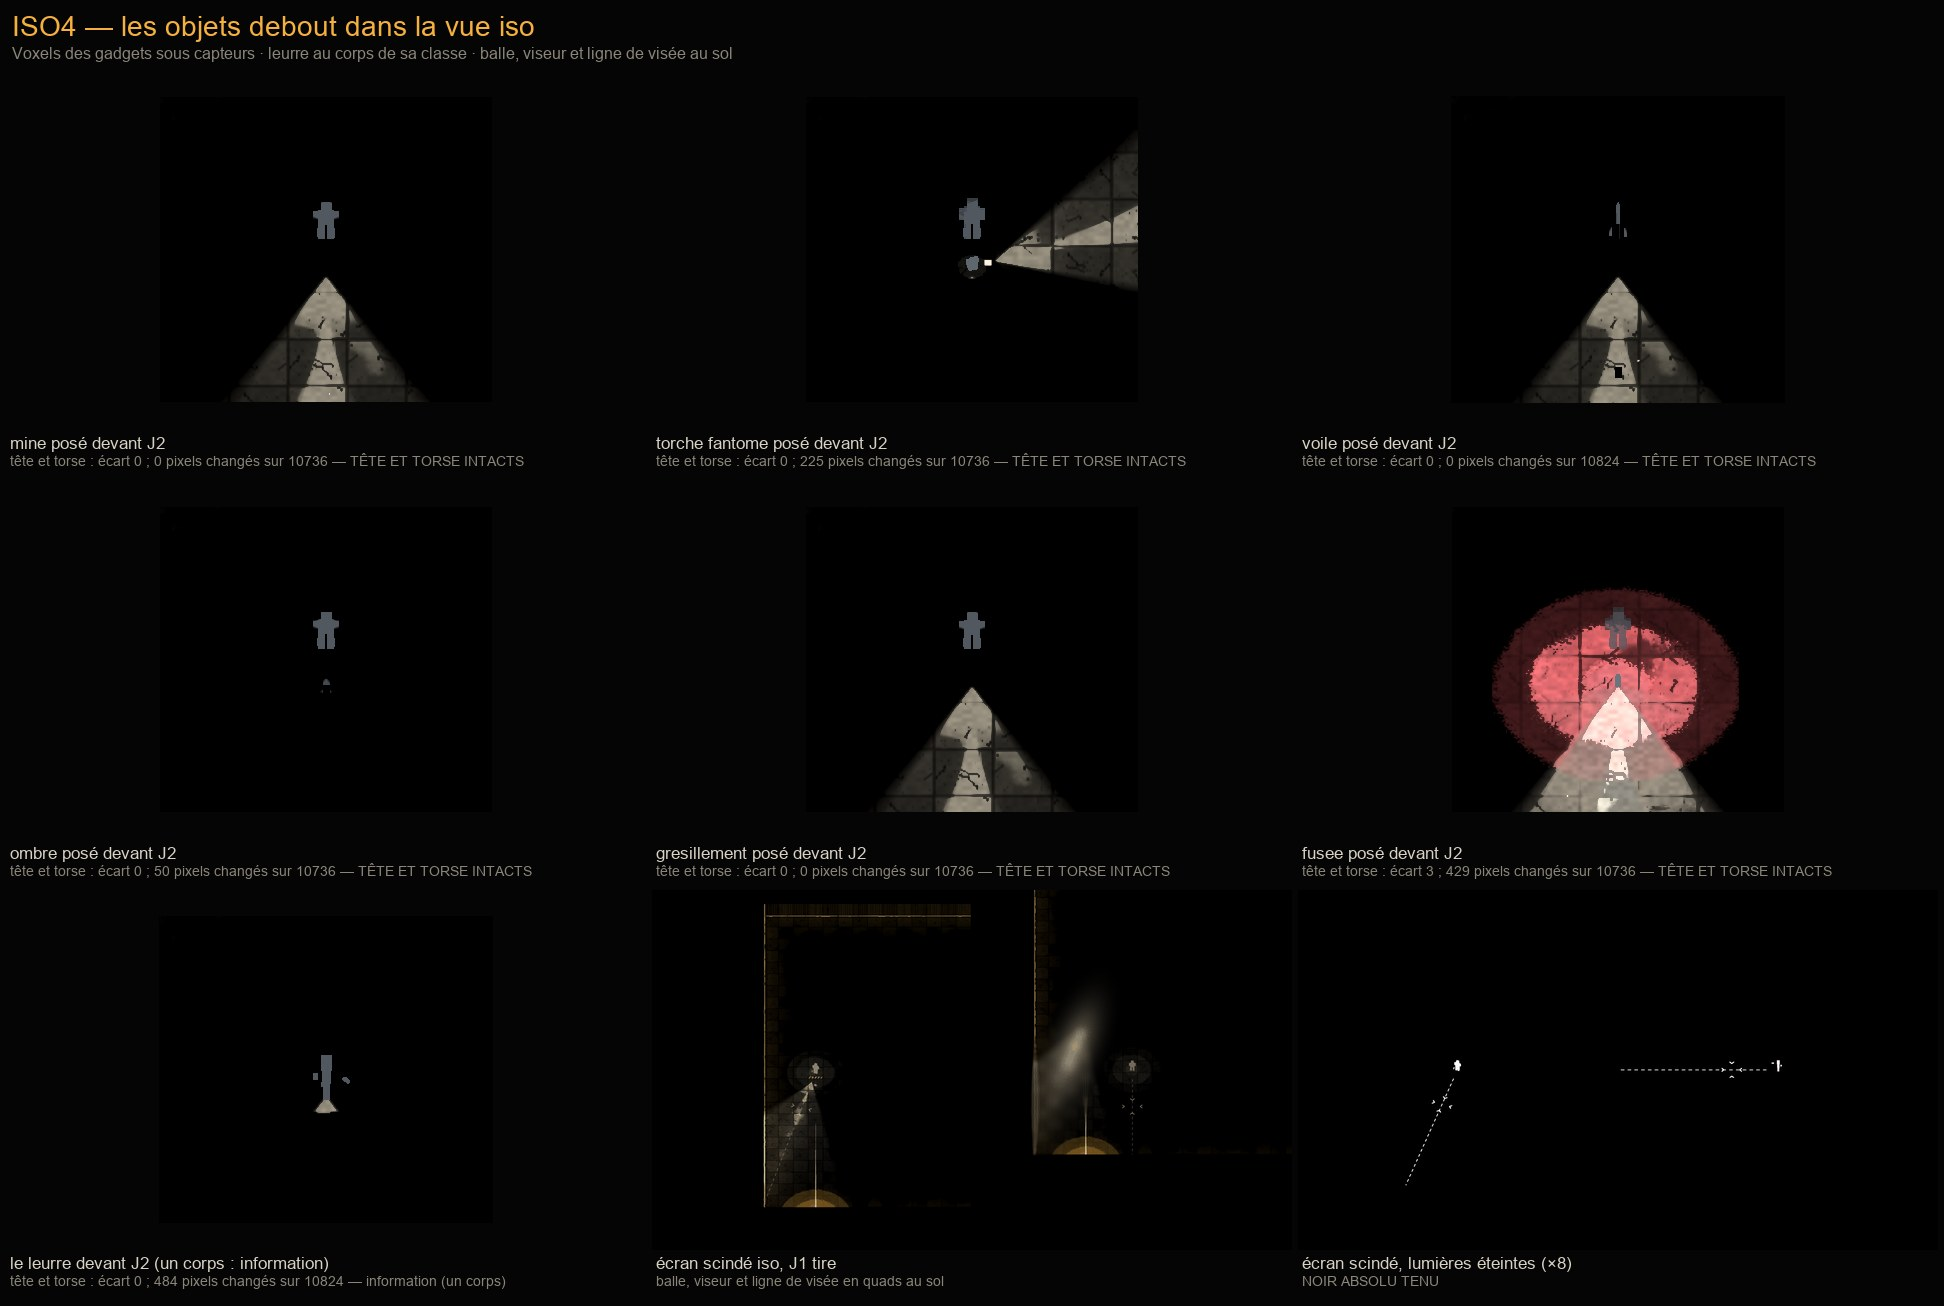

This chart was generated by the following Python code:
#!/usr/bin/env python3
"""Planche d'ISO4 : les objets debout, le leurre, la balle, le viseur et la ligne de visée dans la vue iso.

Usage : python3 docs/iso/planche_iso4.py [--captures DIR] [--journal FICHIER]

Lit les captures de `tools/banc_iso.gd` (commandes dans la ROADMAP, section ISO4) rangées dans
docs/iso/captures_iso4/, et le journal des bancs, et compose docs/iso/planche_iso4.jpg :

- lignes 1 et 2 : chaque objet de la vague 3 posé au contact devant J2, du côté de la caméra de J1, son
  voxel montré — gros plan sur la zone du corps, verdict « tête et torse intacts » en légende ;
- ligne 3 : le leurre (information), un tir en écran scindé iso (balle, viseur et ligne de visée en quads
  au sol), et le noir absolu de l'écran scindé avec les miroirs (×8).

⚠️ La capture « noir » est ÉCLAIRCIE pour la planche (×8, légende à l'appui). Le verdict est le chiffre
du banc, jamais l'œil.

Dépendance : Pillow. Police, compression et vignettes : celles de planche_iso.py et planche_iso1.py.
"""
import argparse
import os
import re
import sys

from PIL import Image

ICI = os.path.dirname(os.path.abspath(__file__))
sys.path.insert(0, ICI)
from planche_iso import compresser  # noqa: E402
from planche_iso1 import planche  # noqa: E402

OBJETS = ("mine", "torche_fantome", "voile", "ombre", "gresillement", "fusee")


def lire(journal):
    if not journal or not os.path.exists(journal):
        return ""
    return open(journal, encoding="utf-8", errors="replace").read()


def gros_plan(c, slug, ligne):
    """Recadre la capture d'un objet sur la zone du corps de J2 relevée par le banc, avec de la marge."""
    source = os.path.join(c, "objets_objet_%s.png" % slug)
    cible = os.path.join(c, "gros_plan_%s.png" % slug)
    m = re.search(r"zone=(\d+),(\d+),(\d+),(\d+)", ligne or "")
    if not os.path.exists(source) or not m:
        return source
    x, y, w, h = (int(v) for v in m.groups())
    im = Image.open(source).convert("RGB")
    marge = max(w, h)
    boite = (max(0, x - marge), max(0, y - marge // 2), min(im.width, x + w + marge), min(im.height, y + h + marge))
    im.crop(boite).save(cible)
    return cible


def main():
    p = argparse.ArgumentParser()
    p.add_argument("--captures", default=os.path.join(ICI, "captures_iso4"))
    p.add_argument("--journal", default="")
    p.add_argument("--max-ko", type=int, default=450)
    p.add_argument("--max-planche-ko", type=int, default=1400)
    a = p.parse_args()
    c = a.captures
    t = lire(a.journal)
    cases = []
    for slug in OBJETS + ("leurre",):
        ligne = next((l for l in t.split("\n") if "BANC_ISO objet slug=%s " % slug in l), "")
        v = re.search(r"ecart=(\d+) pixels_changes=(\d+)/(\d+) eclaire=(\w+) verdict=(.+)$", ligne)
        legende = ("tête et torse : écart %s ; %s pixels changés sur %s — %s" % (v.group(1), v.group(2), v.group(3), v.group(5))) \
            if v else "relevé absent"
        titre = "le leurre devant J2 (un corps : information)" if slug == "leurre" else "%s posé devant J2" % slug.replace("_", " ")
        cases.append((gros_plan(c, slug, ligne), titre, legende, 1))
    for nom in sorted(os.listdir(c)):
        if nom.endswith(".png"):
            compresser(os.path.join(c, nom), os.path.join(c, nom), a.max_ko * 1024)
    cases.append((os.path.join(c, "tir.png"), "écran scindé iso, J1 tire",
                  "balle, viseur et ligne de visée en quads au sol", 1))
    noir = re.search(r"BANC_ISO noir pate=\w+ vue=scinde verdict=([^(]+)", t)
    cases.append((os.path.join(c, "noir_scinde.png"), "écran scindé, lumières éteintes (×8)",
                  noir.group(1).strip() if noir else "relevé absent", 8))
    planche(cases, 3, "ISO4 — les objets debout dans la vue iso",
            "Voxels des gadgets sous capteurs · leurre au corps de sa classe · balle, viseur et ligne de visée au sol",
            os.path.join(ICI, "planche_iso4.jpg"), a.max_planche_ko)


if __name__ == "__main__":
    main()
